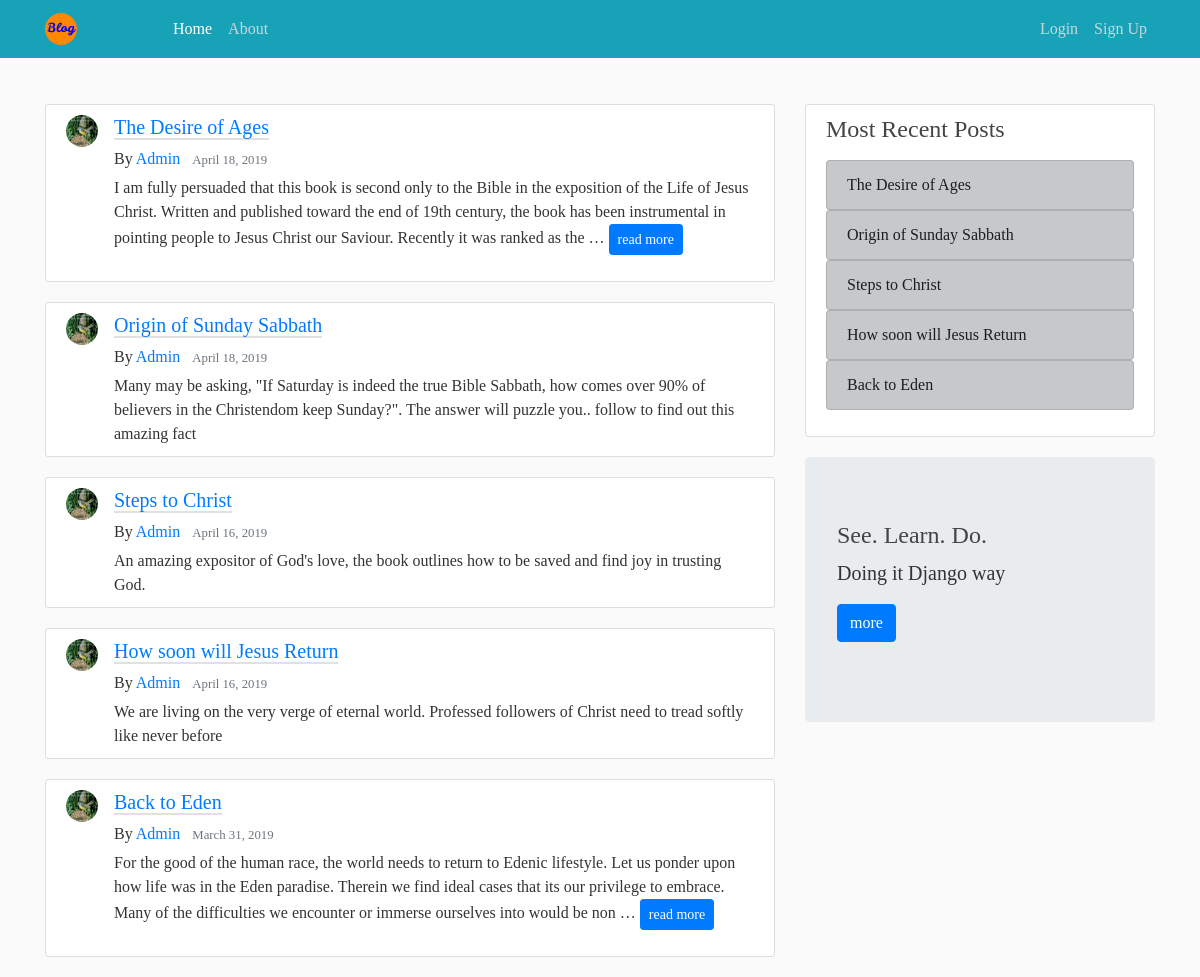
The page / on the database its author committed.
### blog/models.py (models this page shows, shortened)
class Post(models.Model):
    objects = None
    title = models.CharField(max_length=80)
    content = models.TextField()
    date_posted = models.DateTimeField(default=timezone.now)
    author = models.ForeignKey(User, on_delete=models.CASCADE)

### users/models.py (models this page shows, shortened)
class Profile(models.Model):
    user = models.OneToOneField(User, on_delete=models.CASCADE)
    img = models.ImageField(default='default.png', upload_to='profile_pics')

### blog/views.py (the view)
# urls.py: path('', PostListView.as_view(), name='blog-home'),
class PostListView(ListView):
    model = Post
    template_name = 'blog/home.html'
    context_object_name = 'posts'
    ordering = ['-date_posted']
    paginate_by = 5

### blog/templates/blog/home.html (shortened to what this page needs)
{% extends "blog/base.html" %}
{% block content %}
	{% for post in posts %}
    <article class="media content-section">
      <img class="rounded-circle article-img" src="{{post.author.profile.img.url}}">
      <div class="media-body">
        <h5><a class="article-title" href="{% url 'post-detail' post.id %}">{{ post.title }}</a></h5>
        <div class="article-metadata">
          By <a class="mr-2" href="{% url 'user-posts' post.author.username %}">{{ post.author }} </a>
          <small class="text-muted">{{ post.date_posted|date:'F d, Y' }}</small>
        </div>
          {% if post.content|wordcount > 50 %}
               {{ post.content|linebreaks|safe|truncatewords:50}}
               <a class="btn btn-primary btn-sm" role='button' href="{% url 'post-detail' post.id %}">read more</a>
          {% else %}
               {{ post.content}}
          {% endif %}
      </div>
    </article>
  {% endfor %}
{% endblock %}

### blog/templates/blog/base.html (shortened to what this page needs)
﻿<!DOCTYPE html>
{% load static %}
<html>
  <head>
      <link rel="stylesheet" href="https://stackpath.bootstrapcdn.com/bootstrap/4.3.1/css/bootstrap.min.css">
      <link rel="stylesheet" href="https://use.fontawesome.com/releases/v5.12.1/css/all.css">
      <link rel="stylesheet" type="text/css" href="{% static 'blog/style.css' %}">
  </head>
  <body>
    <header class="site-header">
      <nav class="navbar navbar-expand-md navbar-dark bg-info fixed-top">
        <div class="container">
          <a class="navbar-brand mr-4" href="{% url 'blog-home' %}">
            <img class="article-img rounded-circle" src="{% static 'logo.png' %}" alt="Logo">
          <div class="collapse navbar-collapse" id="navbarToggle">
            <div class="navbar-nav mr-auto">
              <a class="nav-item nav-link active" href="{% url 'blog-home' %}">Home</a>
              <a class="nav-item nav-link" href="{% url 'blog-about' %}">About</a>
            </div>
            <div class="navbar-nav">
              {% if user.is_authenticated %}
                <a class="nav-item nav-link" href="{% url 'post-create' %}">New Post</a>
                <a class="nav-item nav-link" href="{% url 'profile' %}">Profile</a>
                <a class="nav-item nav-link" href="{% url 'logout' %}">Logout</a>
              {% else %}
                <a class="nav-item nav-link" href="{% url 'login' %}">Login</a>
                <a class="nav-item nav-link " href="{% url 'register' %}">Sign Up</a>
              {% endif %}
            </div>
          </div>
        </div>
      </nav>
    </header>
    <main role="main" class="container">
      <div class="row">
        <div class="col-md-8">
          {% block content %}{% endblock %}
        </div>
        <div class="col-md-4">
          <div class="content-section">
            <h4>Most Recent Posts</h4>
            <p>
              {% for topic in posts %}
              <ul class="list-group">
              <a class="list-group-item list-group-item-dark" href="{% url 'post-detail' topic.id %}">{{topic.title}}</a>
              </ul>
              {% endfor %}
            </p>
          </div>
          <div class="jumbotron">
            <h4 class="">See. Learn. Do. </h4>
            <p class="lead">Doing it Django way</p>
            <p class="lead">
              <a class="btn btn-primary btn-md" href="https://docs.djangoproject.com/en/3.0/" target=_blank role ="button">more</a>
            </p>
          </div>
        </div>
      </div>
    </main>
  </body>
</html>

### blog/static/blog/style.css (style rules this page uses)
body { background: #fafafa; color: #333333; margin-top: 5rem; font-family: initial; }
h1, h2, h3, h4, h6 { color: #444444; }
h5 { color: #00008B; }
ul { margin: 0; }
.site-header .navbar-nav .nav-link { color: #cbd5db; }
.site-header .navbar-nav .nav-link.active { font-weight: 500; }
.content-section { background: #ffffff; padding: 10px 20px; border: 1px solid #dddddd; border-radius: 3px; margin-bottom: 20px; }
.article-title { font-style: bold; border-bottom: 2px solid #e1e1e1 }
.article-img { height: 32px; width: 32px; margin-right: 16px; }
.article-metadata { padding-bottom: 1px; margin-bottom: 4px; }

### rows shown on the page
Post: author.profile.img (picture), title "The Desire of Ages", author "Admin", date_posted "April 18, 2019", content "I am fully persuaded that this book is second only to the Bible in the exposition of the Life of Jesus Christ. Written and published toward the end of 19th century, the book has been instrumental in pointing people to Jesus Christ our Saviour. Recently it was ranked as the …"
Post: author.profile.img (picture), title "Origin of Sunday Sabbath", author "Admin", date_posted "April 18, 2019", content "Many may be asking, \"If Saturday is indeed the true Bible Sabbath, how comes over 90% of believers in the Christendom keep Sunday?\". The answer will puzzle you.. follow to find out this amazing fact"
Post: author.profile.img (picture), title "Steps to Christ", author "Admin", date_posted "April 16, 2019", content "An amazing expositor of God's love, the book outlines how to be saved and find joy in trusting God."
Post: author.profile.img (picture), title "How soon will Jesus Return", author "Admin", date_posted "April 16, 2019", content "We are living on the very verge of eternal world. Professed followers of Christ need to tread softly like never before"
Post: author.profile.img (picture), title "Back to Eden", author "Admin", date_posted "March 31, 2019", content "For the good of the human race, the world needs to return to Edenic lifestyle. Let us ponder upon how life was in the Eden paradise. Therein we find ideal cases that its our privilege to embrace. Many of the difficulties we encounter or immerse ourselves into would be non …"
